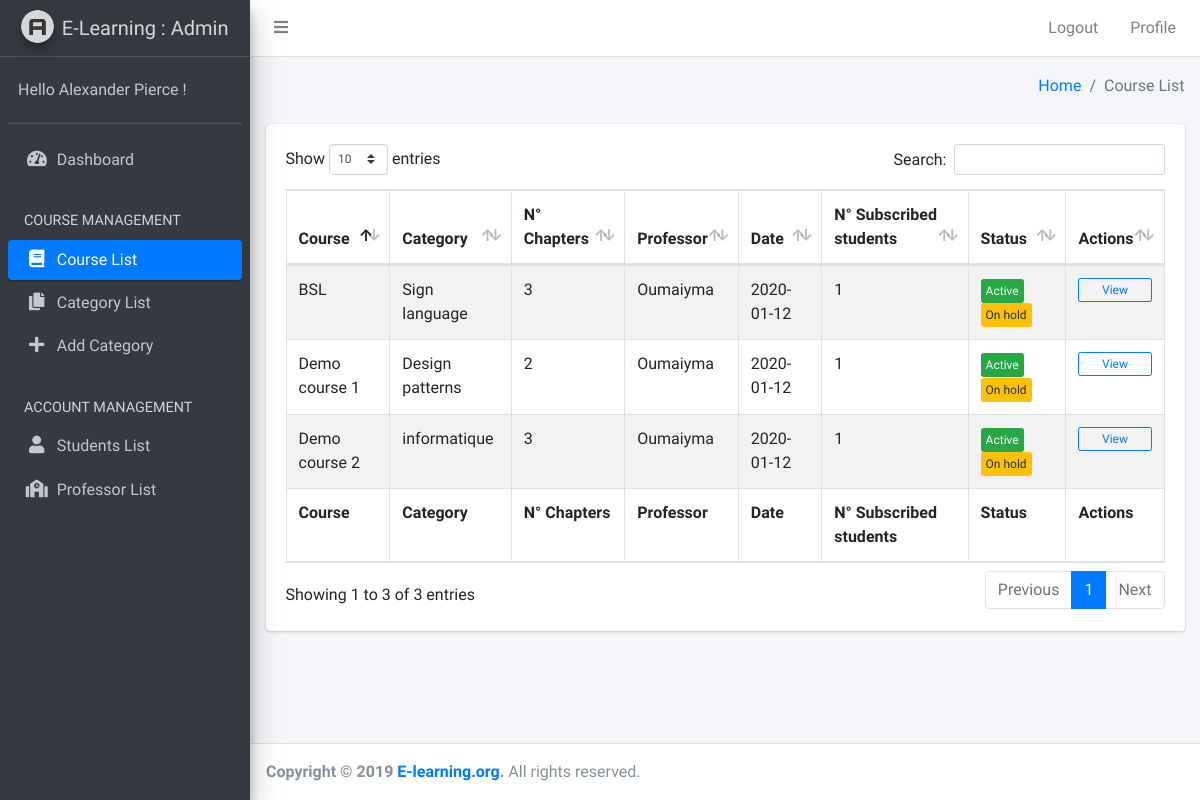
/Admin/S-Admin/course_list.php, run on the app's committed database.
### tables this page shows
CREATE TABLE `course` (
  `id_course` int(15) NOT NULL,
  `name` varchar(60) NOT NULL,
  `description` varchar(50000) NOT NULL,
  `syllabus` mediumtext NOT NULL,
  `id_prof` int(15) NOT NULL,
  `image_course` varchar(100) NOT NULL,
  `id_category` int(11) NOT NULL,
  `active` tinyint(1) NOT NULL DEFAULT '1',
  `lunched` tinyint(1) NOT NULL DEFAULT '0',
  `release_date` date NOT NULL
);

CREATE TABLE `category` (
  `id_category` int(11) NOT NULL,
  `label_category` varchar(100) NOT NULL,
  `description` varchar(200) DEFAULT NULL,
  `active` tinyint(1) NOT NULL DEFAULT '1'
);

CREATE TABLE `account` (
  `id_account` int(15) NOT NULL,
  `full_name` varchar(30) DEFAULT NULL,
  `email` varchar(35) DEFAULT NULL,
  `password` varchar(11) NOT NULL,
  `date` date NOT NULL,
  `type` varchar(11) NOT NULL,
  `active` tinyint(1) NOT NULL
);

### Admin/S-Admin/course_list.php (the view, shortened to what this page needs)
<?php
    include_once("../../Database/db_connection.php");
?>
<!DOCTYPE html>
<html>
<head>
    <link rel="stylesheet" href="../plugins/fontawesome-free/css/all.min.css">
    <link rel="stylesheet" href="https://code.ionicframework.com/ionicons/2.0.1/css/ionicons.min.css">
    <link rel="stylesheet" href="../plugins/tempusdominus-bootstrap-4/css/tempusdominus-bootstrap-4.min.css">
    <link rel="stylesheet" href="../plugins/icheck-bootstrap/icheck-bootstrap.min.css">
    <link rel="stylesheet" href="../plugins/jqvmap/jqvmap.min.css">
    <link rel="stylesheet" href="../plugins/datatables-bs4/css/dataTables.bootstrap4.css">
    <link rel="stylesheet" href="../dist/css/adminlte.min.css">
    <link rel="stylesheet" href="../plugins/overlayScrollbars/css/OverlayScrollbars.min.css">
    <link rel="stylesheet" href="../plugins/daterangepicker/daterangepicker.css">
    <link rel="stylesheet" href="../plugins/summernote/summernote-bs4.css">
</head>
<body class="hold-transition sidebar-mini layout-fixed">
    <div class="wrapper">
        <nav class="main-header navbar navbar-expand navbar-white navbar-light">
            <ul class="navbar-nav">
                <li class="nav-item">
                    <a class="nav-link" data-widget="pushmenu" href="#"><i class="fas fa-bars"></i></a>
                </li>
            </ul>
            <ul class="navbar-nav ml-auto">
                <li class="nav-item d-none d-sm-inline-block">
                    <a href="../Authentification/sign_up.php" class="nav-link">Logout</a>
                </li>
                <li class="nav-item d-none d-sm-inline-block">
                    <a href="profile.php" class="nav-link">Profile</a>
                </li>
            </ul>
        </nav>
        <aside class="main-sidebar sidebar-dark-primary elevation-4">
            <a href="index3.html" class="brand-link">
                <img src="../dist/img/AdminLTELogo.png" alt="AdminLTE Logo" class="brand-image img-circle elevation-3" style="opacity: .8">
                <span class="brand-text font-weight-light">E-Learning : Admin</span>
            </a>
            <div class="sidebar">
                <div class="user-panel mt-3 pb-3 mb-3 d-flex">
                    <div class="info">
                        <a href="#" class="d-block">Hello Alexander Pierce !</a>
                    </div>
                </div>
                <nav class="mt-2">
                    <ul class="nav nav-pills nav-sidebar flex-column" data-widget="treeview" role="menu" data-accordion="false">
                        <li class="nav-item">
                            <a href="index.php" class="nav-link">
                                <i class="nav-icon fas fa-tachometer-alt"></i>
                                <p>Dashboard</p>
                            </a>
                        </li>
                        <li class="nav-header">COURSE MANAGEMENT</li>
                        <li class="nav-item">
                            <a href="course_list.php" class="nav-link active">
                                <i class="nav-icon fas fa-book"></i>
                                <p>Course List</p>
                            </a>
                        </li>
                        <li class="nav-item">
                            <a href="category_list.php" class="nav-link">
                                <i class="nav-icon fas fa-copy"></i>
                                <p>Category List</p>
                            </a>
                        </li>
                        <li class="nav-item">
                            <a href="add_category.php" class="nav-link">
                                <i class="nav-icon fas fa-plus"></i>
                                <p>Add Category</p>
                            </a>
                        </li>
                        <li class="nav-header">ACCOUNT MANAGEMENT</li>
                        <li class="nav-item">
                            <a href="student_list.php" class="nav-link">
                                <i class="nav-icon fas fa-user"></i>
                                <p>Students List</p>
                            </a>
                        </li>
                        <li class="nav-item">
                            <a href="professor_list.php" class="nav-link">
                                <i class="nav-icon fas fa-school"></i>
                                <p>Professor List</p>
                            </a>
                        </li>
                    </ul>
                </nav>
            </div>
        </aside>
        <div class="content-wrapper">
            <div class="content-header">
                <div class="container-fluid">
                    <div class="row mb-2">
                        <div class="col-sm-6 ml-auto">
                            <ol class="breadcrumb float-sm-right">
                                <li class="breadcrumb-item"><a href="index.php">Home</a></li>
                                <li class="breadcrumb-item active">Course List</li>
                            </ol>
                        </div>
                    </div>
                </div>
            </div>
            <section class="content">
                <div class="container-fluid">
                    <div class="card">
                        <div class="card-body">
                            <table id="example1" class="table table-bordered table-striped">
                                <thead>
                                    <tr>
                                        <th>Course</th>
                                        <th>Category</th>
                                        <th>N° Chapters</th>
                                        <th>Professor</th>
                                        <th>Date </th>
                                        <th>N° Subscribed students</th>
                                        <th>Status</th>
                                        <th>Actions</th>
                                    </tr>
                                </thead>
                                <tbody>
                                    <?php
		                                 $select_course="SELECT * FROM course  ";
		                                 $result_course = mysqli_query($conn,$select_course);
		                                 while($row = mysqli_fetch_assoc($result_course)) {
			                             $id= $row['id_course'];
			                             $name=$row['name'];
			                             $date=$row['release_date'];
                                         $id_category=$row['id_category'];
                                         $launched = $row['lunched'];
                                         $active = $row['active'];
                                         $id_prof=$row['id_prof'];
                                         $select_category="SELECT * FROM category  WHERE id_category='$id_category' ";
                                         $result_category = mysqli_query($conn,$select_category);
                                         $row1= mysqli_fetch_assoc($result_category);
                                         $Category=$row1['label_category'];
                                         $select_chapters="SELECT count(*) FROM chapter  WHERE id_course='$id' ";
                                         $result_chapters = mysqli_query($conn,$select_chapters);
                                         $row2= mysqli_fetch_assoc($result_chapters);
                                         $NB_chapters=$row2['count(*)'];
                                         $select_prof="SELECT * FROM account  WHERE id_account='$id_prof' ";
                                         $result_prof= mysqli_query($conn,$select_prof);
                                         $row3= mysqli_fetch_assoc($result_prof);
                                         $name_prof=$row3['full_name'];
                                         $select_Students="SELECT count(*) FROM course_student  WHERE id_course='$id' ";
                                         $result_Students= mysqli_query($conn,$select_Students);
                                         $row4= mysqli_fetch_assoc($result_Students);
                                         $NB_Students=$row4['count(*)'];
		                           ?>
                                    <tr>
                                        <td><?php echo $name ;?></td>
                                        <td> <?php echo $Category;?></td>
                                        <td> <?php echo $NB_chapters ;?></td>
                                        <td> <?php echo $name_prof;?></td>
                                        <td><?php echo $date ;?></td>
                                        <td> <?php echo $NB_Students ;?></td>
                                        <td><?php if($active == '1'){?>
                                            <button type="button" class="btn btn-success btn-xs">Active</button>
                                            <?php }else{?>
                                            <button type="button" class="btn btn-danger btn-xs">Blocked</button>
                                            <?php }?>
                                            <?php if($launched == '1'){?>
                                            <button type="button" class="btn btn-primary btn-xs">Launched</button>
                                            <?php }else{?>
                                            <button type="button" class="btn btn-warning btn-xs">On hold</button>
                                            <?php }?>
                                        </td>
                                        <td>
                                            <form method="post" action="course_detail.php">
                                                <button type="submit" class="btn btn-block btn-outline-primary btn-xs">View</button>
                                            </form>
                                        </td>
                                    </tr>
                                    <?php } ?>
                                </tbody>
                                <tfoot>
                                    <tr>
                                        <th>Course</th>
                                        <th>Category</th>
                                        <th>N° Chapters</th>
                                        <th>Professor</th>
                                        <th>Date </th>
                                        <th>N° Subscribed students</th>
                                        <th>Status</th>
                                        <th>Actions</th>
                                    </tr>
                                </tfoot>
                            </table>
                        </div>
                    </div>
                </div>
            </section>
        </div>
    </div>
    <footer class="main-footer">
        <strong>Copyright &copy; 2019 <a href="http://adminlte.io">E-learning.org</a>.</strong>
        All rights reserved.
    </footer>
</body>
</html>

### data on the page
course: name "BSL", id_category.label_category "Sign language", NB_chapters "3", account.full_name "Oumaiyma", release_date "2020-01-12", NB_Students "1", active "Active", lunched "On hold"
course: name "Demo course 1", id_category.label_category "Design patterns", NB_chapters "2", account.full_name "Oumaiyma", release_date "2020-01-12", NB_Students "1", active "Active", lunched "On hold"
course: name "Demo course 2", id_category.label_category "informatique", NB_chapters "3", account.full_name "Oumaiyma", release_date "2020-01-12", NB_Students "1", active "Active", lunched "On hold"
